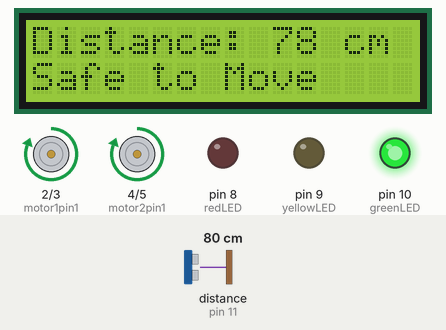
Simulated run of this sketch. Board: Arduino Uno, built with avr-gcc and run on an emulated ATmega328P. On the bench: 16×2 character LCD, motor-driver pin pairs drawn as motors (green arrow = first pin HIGH = forward, orange = second pin HIGH = backward, longer = more drive), output pins drawn as LEDs (lit = HIGH). Wiring (inferred from the names in the program): ultrasonic range finder: trigger pin 12; echo pin 11. The inputs (shaded band) are chosen by the test bench; at power-on: distance to the obstacle (sensor on pin 11) 80 cm. The echo pulse lasts 58.3 µs per cm; pins used as bus, display or sensor lines are not drawn; what the sketch prints to the serial monitor is not drawn.

Above: at 3.2 s.
3.3 s: distance to the obstacle (sensor on pin 11) set to 2 cm
At 4.4 s:
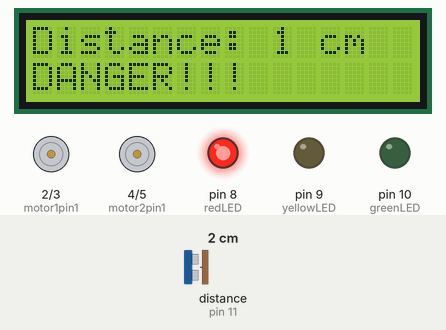
5.2 s: distance to the obstacle (sensor on pin 11) set to 4 cm
At 6.5 s:
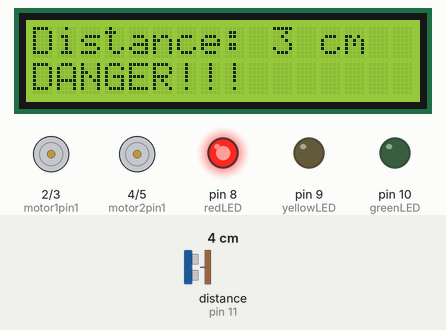
6.8 s: distance to the obstacle (sensor on pin 11) set to 9 cm
At 7.7 s:
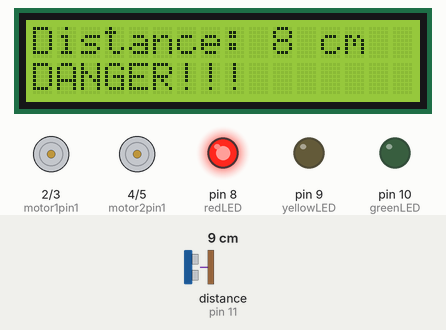
Timing chart, 0 to 9.8 s (numbered marks = the images above; inputs shaded):
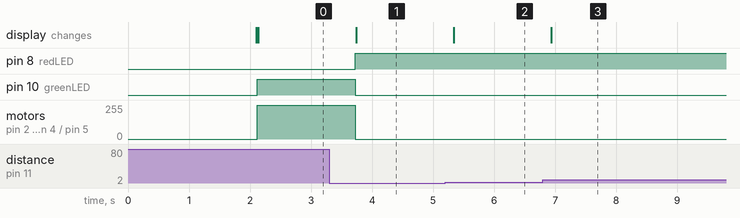

Measured:
- after the input at 3.3 s, pin 8 (redLED): LOW → HIGH after 0.43 s; pin 10 (greenLED): HIGH → LOW after 0.43 s; motor on pin 2 (motor1pin1) / pin 3 (motor1pin2), motor on pin 4 (motor2pin1) / pin 5 (motor2pin2): forward 255/255 → stopped after 0.43 s; the display: changes after 0.44 s (image 1)
- after the input at 5.2 s, the display: changes after 0.14 s (image 2)
- after the input at 6.8 s, the display: changes after 0.13 s (image 3)

The sketch:

sketch_aug12a.ino
```cpp
#include <Wire.h>
#include <LiquidCrystal_I2C.h>  // Include the I2C LCD library

// I2C LCD setup
LiquidCrystal_I2C lcd(0x27, 16, 2);  // LCD address 0x27, 16 columns, 2 rows

// Ultrasonic sensor pins
const int trigPin = 12;
const int echoPin = 11;

// LED pins
const int redLED = 8;
const int yellowLED = 9;
const int greenLED = 10;

// Motor control pins
const int motor1pin1 = 2;
const int motor1pin2 = 3;
const int motor2pin1 = 4;
const int motor2pin2 = 5;

long duration;
int distanceCm;

void setup() {
  // Initialize LCD
  lcd.init();
  lcd.backlight();

  // Set up pins
  pinMode(trigPin, OUTPUT);
  pinMode(echoPin, INPUT);
  pinMode(redLED, OUTPUT);
  pinMode(yellowLED, OUTPUT);
  pinMode(greenLED, OUTPUT);
  pinMode(motor1pin1, OUTPUT);
  pinMode(motor1pin2, OUTPUT);
  pinMode(motor2pin1, OUTPUT);
  pinMode(motor2pin2, OUTPUT);

  // Initial LCD display
  lcd.setCursor(0, 0);
  lcd.print(" Distance Meas. ");
  lcd.setCursor(0, 1);
  lcd.print("    System      ");
  delay(2000);
  lcd.clear();

  // Serial monitor
  Serial.begin(9600);
  Serial.println("Distance Measurement System");
}

void loop() {
  // Measure distance
  digitalWrite(trigPin, LOW);
  delayMicroseconds(2);
  digitalWrite(trigPin, HIGH);
  delayMicroseconds(10);
  digitalWrite(trigPin, LOW);
  duration = pulseIn(echoPin, HIGH);
  distanceCm = duration * 0.034 / 2;  // Calculate distance in cm

  // Display distance on LCD
  lcd.setCursor(0, 0);
  lcd.print("Distance: ");
  lcd.print(distanceCm);
  lcd.print(" cm  ");

  // Control LEDs and motors based on distance
  if (distanceCm < 50) {
    // Red LED on, motors stop
    digitalWrite(redLED, HIGH);
    digitalWrite(yellowLED, LOW);
    digitalWrite(greenLED, LOW);
    stopMotors();

    lcd.setCursor(0, 1);
    lcd.print("DANGER!!!       ");
    Serial.println("DANGER!!!");

  } else if (distanceCm == 50) {
    // Yellow LED on, motors stop
    digitalWrite(redLED, LOW);
    digitalWrite(yellowLED, HIGH);
    digitalWrite(greenLED, LOW);
    stopMotors();

    lcd.setCursor(0, 1);
    lcd.print("Maintain Dist.  ");
    Serial.println("Maintain Distance");

  } else {
    // Green LED on, motors run
    digitalWrite(redLED, LOW);
    digitalWrite(yellowLED, LOW);
    digitalWrite(greenLED, HIGH);
    runMotors();

    lcd.setCursor(0, 1);
    lcd.print("Safe to Move    ");
    Serial.println("Safe to Move");
  }

  delay(500);  // Delay for stability
}

// Function to stop motors
void stopMotors() {
  digitalWrite(motor1pin1, LOW);
  digitalWrite(motor1pin2, LOW);
  digitalWrite(motor2pin1, LOW);
  digitalWrite(motor2pin2, LOW);
}

// Function to run motors
void runMotors() {
  digitalWrite(motor1pin1, HIGH);
  digitalWrite(motor1pin2, LOW);
  digitalWrite(motor2pin1, HIGH);
  digitalWrite(motor2pin2, LOW);
}
```
